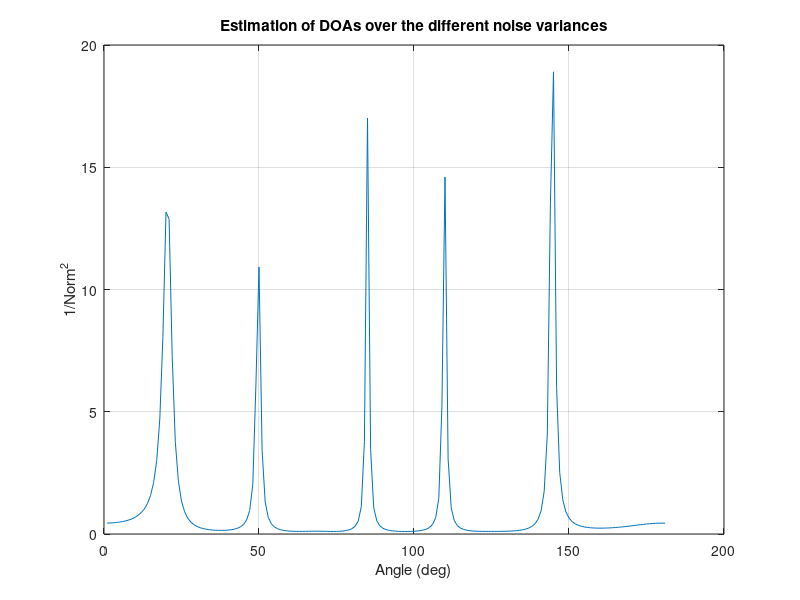

Write MATLAB code to recreate this figure. (Note: this script raises an error after producing the figure.)
% Direction of Arrival Estimation, i.e., Spatial Spectrum Estimation

% MUSIC: Multiple Signal Classification
clc;
clear;
delete(findall(0, 'Type', 'figure'));

% STEP a: Simulating the Narrowband Sources %%%%%%%%%%%%%%%%%%%%%%%%%%%%%%
p = 100; % Number of time snapshots
fs = 10^7; % Sampling frequency
fc = 10^6 ; % Center frequency of narrowband sources
M = 10; % Number of array elements, i.e., sensors or antennas
N = 5; % Number of sources
sVar = 1; % Variance of the amplitude of the sources

% p snapshots of N narrowband sources with random amplitude of mean zero
% and covariance 1
s = sqrt(sVar)*randn(N, p).*exp(1i*(2*pi*fc*repmat([1:p]/fs, N, 1)));
% STEP a: Simulating the Narrowband Sources %%%%%%%%%%%%%%%%%%%%%%%%%%%%%%


% STEP b: Mixing the sources and getting the sensor signals %%%%%%%%%%%%%%
doa = [20; 50; 85; 110; 145]; %DOAs
cSpeed = 3*10^8 ; % Speed of light
dist = 150; % Sensors (i.e., antennas) spacing in meters

% Constructing the Steering matrix
A = zeros(M, N);
for k = 1:N
    A(:, k) = exp(-1i*2*pi*fc*dist*cosd(doa(k))*(1/cSpeed)*[0:M-1]'); 
end

noiseCoeff = 1; % Variance of added noise
x = A*s + sqrt(noiseCoeff)*randn(M, p); % Sensor signals
% STEP b: Mixing the sources and getting the sensor signals %%%%%%%%%%%%%%


% STEP c: Estimating the covariance matrix of the sensor array %%%%%%%%%%%
R = (x*x')/p; % Empirical covariance of the antenna data
% STEP c: Estimating the covariance matrix of the sensor array %%%%%%%%%%%


% STEP d: Finding the noise subspace and estimating the DOAs %%%%%%%%%%%%%
[V, D] = eig(R);
noiseSub = V(:, 1:M-N); % Noise subspace of R

theta = 0:1:180; %Peak search
a = zeros(M, length(theta));
res = zeros(length(theta), 1);
for i = 1:length(theta)
    a(:, i) = exp(-1i*2*pi*fc*dist*cosd(i)*(1/cSpeed)*[0:M-1]');
    res(i, 1) = 1/(norm(a(:, i)'*noiseSub).^2);
end

[resSorted, orgInd] = sort(res, 'descend');
DOAs = orgInd(1:N, 1);
% STEP d: Finding the noise subspace and estimating the DOAs %%%%%%%%%%%%%



%%
clc;
clear;
delete(findall(0, 'Type', 'figure'));

% STEP e: Repeating the experiment for different parameters %%%%%%%%%%%%%%
DOAs1 = [];
DOAs2 = [];
DOAs3 = [];
p = 100; % Number of time snapshots
fs = 10^7; % Sampling frequency
fc = 10^6 ; % Center frequency of narrowband sources
M = 10; % Number of array elements, i.e., sensors or antennas
N = 5; % Number of sources
doa = [20; 50; 85; 110; 145]; %DOAs
cSpeed = 3*10^8 ; % Speed of light

%%% PART 1, repeating for different noise variances
dist = 150;
sVar = 1;

s = sqrt(sVar)*randn(N, p).*exp(1i*(2*pi*fc*repmat([1:p]/fs, N, 1)));

A = zeros(M, N);
for k = 1:N
    A(:, k) = exp(-1i*2*pi*fc*dist*cosd(doa(k))*(1/cSpeed)*[0:M-1]'); 
end

noiseV = [1, 5, 10, 20, 35, 50];
for i = 1:size(noiseV, 2)
    noiseCoeff = noiseV(i); % Variance of added noise
    
    x = A*s + sqrt(noiseCoeff)*randn(M, p); % Sensor signals
    R = (x*x')/p; % Empirical covariance of the antenna data
    
    [V, D] = eig(R);
    noiseSub = V(:, 1:M-N); % Noise subspace of R
    
    theta = 0:1:180; %Peak search
    a = zeros(M, length(theta));
    res = zeros(length(theta), 1);
    for j = 1:length(theta)
        a(:, j) = exp(-1i*2*pi*fc*dist*cosd(j)*(1/cSpeed)*[0:M-1]');
        res(j, 1) = 1/(norm(a(:, j)'*noiseSub).^2);
    end
    [resSorted, orgInd] = sort(res, 'descend');
    DOAs1 = [DOAs1, orgInd(1:N, 1)]; 
    
    figure;
    plot(res);
    xlabel('Angle (deg)');
    ylabel('1/Norm^2');
    title ('Estimation of DOAs over the different noise variances')
    grid;
    
    % According to the results, we can infer that there is a negative correlation
    % between the noise variance and the accuracy of estimation, i.e., the latter
    % decreases as we increase the former. This is because the peaks are became
    % less sharp and some fake peaks are generated in some cases.
    
    % If we start from the largest eigen value to the smallest one in the 
    % corresponding diagonal matrix and calculate the difference between
    % i-th and (i-1)-th eigen values, we observe that for low noise cases,  
    % there are approximately M-N larger eigen values which among them, the  
    % difference between i-th and (i-1)-th one is much greater than the
    % corresponding figure for the remaining eigen values. Hence we can
    % conclude that M-N is the number of sources.
    
    % This function can give an estimation of the number of sources
    disp (['Estimated number of sources (noise variance = ', ...
        num2str(noiseCoeff),'): ', num2str(numSources(D))]);
    
end
%%
%%% PART 2, repeating for different inter-spacing between antennas
noiseCoeff = 5; % Variance of added noise
sVar = 1;

s = sqrt(sVar)*randn(N, p).*exp(1i*(2*pi*fc*repmat([1:p]/fs, N, 1)));

distV = [50, 100, 150, 200, 253]; % Differenet spacings in meters
for i = 1:size(distV, 2)
    dist = distV(i);
    
    A = zeros(M, N);
    for k = 1:N
        A(:, k) = exp(-1i*2*pi*fc*dist*cosd(doa(k))*(1/cSpeed)*[0:M-1]'); 
    end
    
    x = A*s + sqrt(noiseCoeff)*randn(M, p); % Sensor signals
    R = (x*x')/p; % Empirical covariance of the antenna data
    
    [V, D] = eig(R);
    noiseSub = V(:, 1:M-N); % Noise subspace of R
    
    theta = 0:1:180; %Peak search
    a = zeros(M, length(theta));
    res = zeros(length(theta), 1);
    for j = 1:length(theta)
        a(:, j) = exp(-1i*2*pi*fc*dist*cosd(j)*(1/cSpeed)*[0:M-1]');
        res(j, 1) = 1/(norm(a(:, j)'*noiseSub).^2);
    end
    [resSorted, orgInd] = sort(res, 'descend');
    DOAs2 = [DOAs2, orgInd(1:N, 1)]; 
    
    figure;
    plot(res);
    xlabel('Angle (deg)');
    ylabel('1/Norm^2');
    title ('Estimation of DOAs over the different inter-spacing between antennas')
    grid; 

    % According to the results, we can observe that (very) large or (very)
    % small spacing between antennas can result in low accuracy of
    % estimation due to the generation of small and/or fake peaks. Thus,
    % there is an optimum value for inter-spacing between antennas and can
    % be calculated by doing a sweep on its corresponding variable.
    
end

%%% PART 3, repeating for different variances of the amplitude of sources
noiseCoeff = 5; % Variance of added noise
dist = 150;
sVarV = [0.01, 0.1, 1, 5, 10]; % Differenet amplitude variances
for i = 1:size(sVarV, 2)
    sVar = sVarV(i); % Variance of the amplitude of the sources
    s = sqrt(sVar)*randn(N, p).*exp(1i*(2*pi*fc*repmat([1:p]/fs, N, 1)));
    
    A = zeros(M, N);
    for k = 1:N
        A(:, k) = exp(-1i*2*pi*fc*dist*cosd(doa(k))*(1/cSpeed)*[0:M-1]'); 
    end
    
    x = A*s + sqrt(noiseCoeff)*randn(M, p); % Sensor signals
    R = (x*x')/p; % Empirical covariance of the antenna data
    
    [V, D] = eig(R);
    noiseSub = V(:, 1:M-N); % Noise subspace of R
    
    theta = 0:1:180; %Peak search
    a = zeros(M, length(theta));
    res = zeros(length(theta), 1);
    for j = 1:length(theta)
        a(:, j) = exp(-1i*2*pi*fc*dist*cosd(j)*(1/cSpeed)*[0:M-1]');
        res(j, 1) = 1/(norm(a(:, j)'*noiseSub).^2);
    end
    [resSorted, orgInd] = sort(res, 'descend');
    DOAs3 = [DOAs3, orgInd(1:N, 1)]; 
    
    figure;
    plot(res);
    xlabel('Angle (deg)');
    ylabel('1/Norm^2');
    title ('Estimation of DOAs over the differenet sources amplitude variances')
    grid;
    
    % According to the results, we can infer that there is a positive
    % correlation between the the variance of the amplitude of the sources 
    % and the accuracy of estimation, i.e., the latter increases as we
    % increase the former. This is because the peaks are became sharper and 
    % larger, and also fake peaks are prevented.

end
% STEP e: Repeating the experiment for different parameters %%%%%%%%%%%%%%
